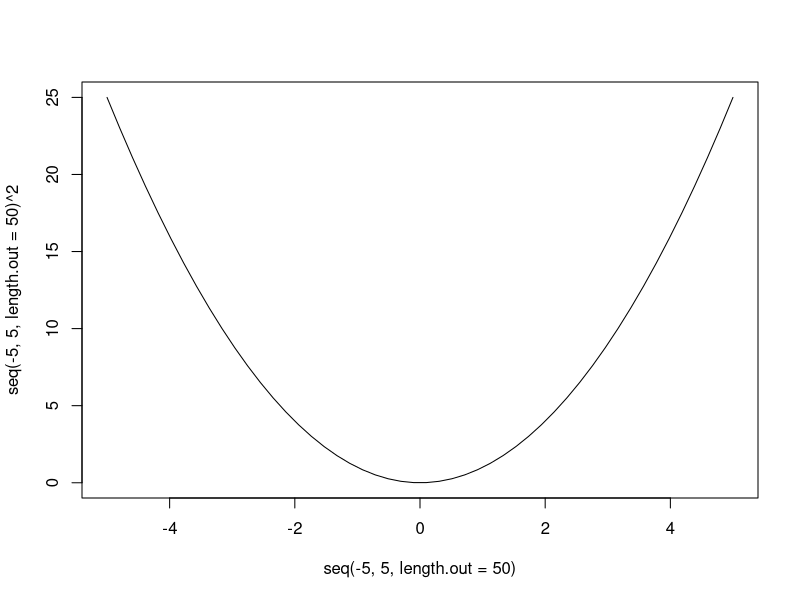

The R script that drew this image:
## ---- chunk 1
library(purrr)
## ---- chunk 2
triple <- function(x) x * 3
map(1:3, triple)
## ---- chunk 3
as.list(mtcars)
map_chr(mtcars, typeof)
map_lgl(mtcars, is.double)
map_int(mtcars, function(x) length(unique(x)))
map_dbl(mtcars, mean)

## ---- chunk 4
?as_mapper()
as_mapper(~ length(unique(.x)))
map(1:3, ~ runif(2))
## ---- chunk 5
x <- list(
  list(-1, x = 1, y = c(2), z = "a"),
  list(-2, x = 4, y = c(5, 6), z = "b"),
  list(-4, x = 2, y = c(5, 6, 0))
)
map_dbl(x, "x")
map_dbl(x, 1)
map_dbl(x, list("y", 2), .default = NA) # passing arguments with ...
## ---- chunk 6
df <- data.frame(
  x = 1:3,
  y = 6:4
)
map(df, ~ .x * 2)
modify(df, ~ .x * 2)
## ---- chunk 7
xs <- map(1:8, ~ runif(10))
xs[[1]][[1]] <- NA
ws <- map(1:8, ~ rpois(10, 5) + 1)

map2_dbl(xs, ws, weighted.mean, na.rm  =T)
## ---- chunk 8
imap(iris, ~ paste0("El primer valor de ", .y, " es ", .x[[1]])) # vector con nombre

x <- map(1:6, ~ sample(1000, 10))
imap_chr(x, ~ paste0("El mayor valor de la muestra ", .y, " es ", .x[[1]]))
## ---- chunk 9
l <- map(1:4, ~ sample(x = 1:10, size = 15, replace = T))
intersect(l[[1]], l[[2]])

reduce(l, intersect)

reduce(l, union)

## ---- chunk 10
accumulate(l, intersect)

accumulate(l, union)
## ---- chunk 11
df <- data.frame(x = 1:3, y = c("a", "b", "c"))

some(df,  is.integer)
every(df,  is.integer)

detect(df, is.factor)
detect_index(df, is.factor)

str(keep(df, is.factor))
str(discard(df, is.factor))

## ---- chunk 12
integrate(f = sin, lower = 0, 10)

str(uniroot(f = function(x) x^3, interval = c(-5, 5)))

str(optimise(f = function(x) - x^2, interval = c(-5, 5)))
plot(seq(-5, 5, length.out = 50), seq(-5, 5, length.out = 50) ^ 2, type = "l")
